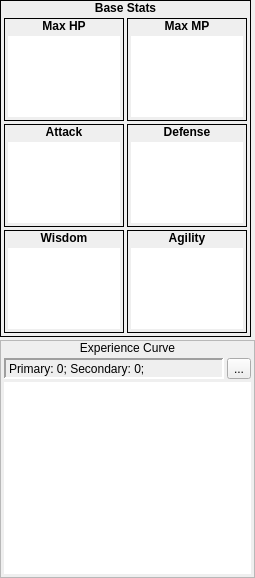
    <widget class="QWidget" name="widget_4" native="true">
     <property name="sizePolicy">
      <sizepolicy hsizetype="Fixed" vsizetype="Preferred">
       <horstretch>0</horstretch>
       <verstretch>0</verstretch>
      </sizepolicy>
     </property>
     <layout class="QVBoxLayout" name="verticalLayout_7">
      <property name="spacing">
       <number>3</number>
      </property>
      <property name="margin">
       <number>0</number>
      </property>
      <item>
       <widget class="QFrame" name="frame_54">
        <property name="sizePolicy">
         <sizepolicy hsizetype="Fixed" vsizetype="Fixed">
          <horstretch>0</horstretch>
          <verstretch>0</verstretch>
         </sizepolicy>
        </property>
        <property name="frameShape">
         <enum>QFrame::Box</enum>
        </property>
        <property name="frameShadow">
         <enum>QFrame::Plain</enum>
        </property>
        <layout class="QVBoxLayout" name="verticalLayout_124">
         <property name="spacing">
          <number>0</number>
         </property>
         <property name="margin">
          <number>0</number>
         </property>
         <item>
          <widget class="QLabel" name="label_112">
           <property name="sizePolicy">
            <sizepolicy hsizetype="Preferred" vsizetype="Fixed">
             <horstretch>0</horstretch>
             <verstretch>0</verstretch>
            </sizepolicy>
           </property>
           <property name="font">
            <font>
             <weight>75</weight>
             <bold>true</bold>
            </font>
           </property>
           <property name="text">
            <string>Base Stats</string>
           </property>
           <property name="alignment">
            <set>Qt::AlignCenter</set>
           </property>
          </widget>
         </item>
         <item>
          <widget class="QWidget" name="widget_60" native="true">
           <layout class="QHBoxLayout" name="horizontalLayout_29">
            <property name="spacing">
             <number>3</number>
            </property>
            <property name="margin">
             <number>3</number>
            </property>
            <item>
             <layout class="QVBoxLayout" name="verticalLayout_138">
              <property name="spacing">
               <number>3</number>
              </property>
              <item>
               <widget class="QFrame" name="frame_55">
                <property name="minimumSize">
                 <size>
                  <width>120</width>
                  <height>103</height>
                 </size>
                </property>
                <property name="maximumSize">
                 <size>
                  <width>120</width>
                  <height>103</height>
                 </size>
                </property>
                <property name="frameShape">
                 <enum>QFrame::Box</enum>
                </property>
                <property name="frameShadow">
                 <enum>QFrame::Plain</enum>
                </property>
                <layout class="QVBoxLayout" name="verticalLayout_125">
                 <property name="spacing">
                  <number>0</number>
                 </property>
                 <property name="margin">
                  <number>0</number>
                 </property>
                 <item>
                  <widget class="QLabel" name="label_113">
                   <property name="sizePolicy">
                    <sizepolicy hsizetype="Preferred" vsizetype="Fixed">
                     <horstretch>0</horstretch>
                     <verstretch>0</verstretch>
                    </sizepolicy>
                   </property>
                   <property name="font">
                    <font>
                     <weight>75</weight>
                     <bold>true</bold>
                    </font>
                   </property>
                   <property name="text">
                    <string>Max HP</string>
                   </property>
                   <property name="alignment">
                    <set>Qt::AlignCenter</set>
                   </property>
                  </widget>
                 </item>
                 <item>
                  <widget class="QWidget" name="widget_61" native="true">
                   <layout class="QVBoxLayout" name="verticalLayout_126">
                    <property name="spacing">
                     <number>0</number>
                    </property>
                    <property name="margin">
                     <number>3</number>
                    </property>
                    <item>
                     <widget class="BarGraph" name="gvMaxHP">
                      <property name="frameShape">
                       <enum>QFrame::NoFrame</enum>
                      </property>
                      <property name="verticalScrollBarPolicy">
                       <enum>Qt::ScrollBarAlwaysOff</enum>
                      </property>
                      <property name="horizontalScrollBarPolicy">
                       <enum>Qt::ScrollBarAlwaysOff</enum>
                      </property>
                     </widget>
                    </item>
                   </layout>
                  </widget>
                 </item>
                </layout>
               </widget>
              </item>
              <item>
               <widget class="QFrame" name="frame_57">
                <property name="minimumSize">
                 <size>
                  <width>120</width>
                  <height>103</height>
                 </size>
                </property>
                <property name="maximumSize">
                 <size>
                  <width>120</width>
                  <height>103</height>
                 </size>
                </property>
                <property name="frameShape">
                 <enum>QFrame::Box</enum>
                </property>
                <property name="frameShadow">
                 <enum>QFrame::Plain</enum>
                </property>
                <layout class="QVBoxLayout" name="verticalLayout_129">
                 <property name="spacing">
                  <number>0</number>
                 </property>
                 <property name="margin">
                  <number>0</number>
                 </property>
                 <item>
                  <widget class="QLabel" name="label_115">
                   <property name="sizePolicy">
                    <sizepolicy hsizetype="Preferred" vsizetype="Fixed">
                     <horstretch>0</horstretch>
                     <verstretch>0</verstretch>
                    </sizepolicy>
                   </property>
                   <property name="font">
                    <font>
                     <weight>75</weight>
                     <bold>true</bold>
                    </font>
                   </property>
                   <property name="text">
                    <string>Attack</string>
                   </property>
                   <property name="alignment">
                    <set>Qt::AlignCenter</set>
                   </property>
                  </widget>
                 </item>
                 <item>
                  <widget class="QWidget" name="widget_63" native="true">
                   <layout class="QVBoxLayout" name="verticalLayout_130">
                    <property name="spacing">
                     <number>0</number>
                    </property>
                    <property name="margin">
                     <number>3</number>
                    </property>
                    <item>
                     <widget class="BarGraph" name="gvAttack">
                      <property name="frameShape">
                       <enum>QFrame::NoFrame</enum>
                      </property>
                      <property name="verticalScrollBarPolicy">
                       <enum>Qt::ScrollBarAlwaysOff</enum>
                      </property>
                      <property name="horizontalScrollBarPolicy">
                       <enum>Qt::ScrollBarAlwaysOff</enum>
                      </property>
                     </widget>
                    </item>
                   </layout>
                  </widget>
                 </item>
                </layout>
               </widget>
              </item>
              <item>
               <widget class="QFrame" name="frame_59">
                <property name="minimumSize">
                 <size>
                  <width>120</width>
                  <height>103</height>
                 </size>
                </property>
                <property name="maximumSize">
                 <size>
                  <width>120</width>
                  <height>103</height>
                 </size>
                </property>
                <property name="frameShape">
                 <enum>QFrame::Box</enum>
                </property>
                <property name="frameShadow">
                 <enum>QFrame::Plain</enum>
                </property>
                <layout class="QVBoxLayout" name="verticalLayout_133">
                 <property name="spacing">
                  <number>0</number>
                 </property>
                 <property name="margin">
                  <number>0</number>
                 </property>
                 <item>
                  <widget class="QLabel" name="label_117">
                   <property name="sizePolicy">
                    <sizepolicy hsizetype="Preferred" vsizetype="Fixed">
                     <horstretch>0</horstretch>
                     <verstretch>0</verstretch>
                    </sizepolicy>
                   </property>
                   <property name="font">
                    <font>
                     <weight>75</weight>
                     <bold>true</bold>
                    </font>
                   </property>
                   <property name="text">
                    <string>Wisdom</string>
                   </property>
                   <property name="alignment">
                    <set>Qt::AlignCenter</set>
                   </property>
                  </widget>
                 </item>
                 <item>
                  <widget class="QWidget" name="widget_65" native="true">
                   <layout class="QVBoxLayout" name="verticalLayout_134">
                    <property name="spacing">
                     <number>0</number>
                    </property>
                    <property name="margin">
                     <number>3</number>
                    </property>
                    <item>
                     <widget class="BarGraph" name="gvWisdom">
                      <property name="frameShape">
                       <enum>QFrame::NoFrame</enum>
                      </property>
                      <property name="verticalScrollBarPolicy">
                       <enum>Qt::ScrollBarAlwaysOff</enum>
                      </property>
                      <property name="horizontalScrollBarPolicy">
                       <enum>Qt::ScrollBarAlwaysOff</enum>
                      </property>
                     </widget>
                    </item>
                   </layout>
                  </widget>
                 </item>
                </layout>
               </widget>
              </item>
             </layout>
            </item>
            <item>
             <layout class="QVBoxLayout" name="verticalLayout_137">
              <property name="spacing">
               <number>3</number>
              </property>
              <item>
               <widget class="QFrame" name="frame_56">
                <property name="minimumSize">
                 <size>
                  <width>120</width>
                  <height>103</height>
                 </size>
                </property>
                <property name="maximumSize">
                 <size>
                  <width>120</width>
                  <height>103</height>
                 </size>
                </property>
                <property name="frameShape">
                 <enum>QFrame::Box</enum>
                </property>
                <property name="frameShadow">
                 <enum>QFrame::Plain</enum>
                </property>
                <layout class="QVBoxLayout" name="verticalLayout_127">
                 <property name="spacing">
                  <number>0</number>
                 </property>
                 <property name="margin">
                  <number>0</number>
                 </property>
                 <item>
                  <widget class="QLabel" name="label_114">
                   <property name="sizePolicy">
                    <sizepolicy hsizetype="Preferred" vsizetype="Fixed">
                     <horstretch>0</horstretch>
                     <verstretch>0</verstretch>
                    </sizepolicy>
                   </property>
                   <property name="font">
                    <font>
                     <weight>75</weight>
                     <bold>true</bold>
                    </font>
                   </property>
                   <property name="text">
                    <string>Max MP</string>
                   </property>
                   <property name="alignment">
                    <set>Qt::AlignCenter</set>
                   </property>
                  </widget>
                 </item>
                 <item>
                  <widget class="QWidget" name="widget_62" native="true">
                   <layout class="QVBoxLayout" name="verticalLayout_128">
                    <property name="spacing">
                     <number>0</number>
                    </property>
                    <property name="margin">
                     <number>3</number>
                    </property>
                    <item>
                     <widget class="BarGraph" name="gvMaxMP">
                      <property name="frameShape">
                       <enum>QFrame::NoFrame</enum>
                      </property>
                      <property name="verticalScrollBarPolicy">
                       <enum>Qt::ScrollBarAlwaysOff</enum>
                      </property>
                      <property name="horizontalScrollBarPolicy">
                       <enum>Qt::ScrollBarAlwaysOff</enum>
                      </property>
                     </widget>
                    </item>
                   </layout>
                  </widget>
                 </item>
                </layout>
               </widget>
              </item>
              <item>
               <widget class="QFrame" name="frame_58">
                <property name="minimumSize">
                 <size>
                  <width>120</width>
                  <height>103</height>
                 </size>
                </property>
                <property name="maximumSize">
                 <size>
                  <width>120</width>
                  <height>103</height>
                 </size>
                </property>
                <property name="frameShape">
                 <enum>QFrame::Box</enum>
                </property>
                <property name="frameShadow">
                 <enum>QFrame::Plain</enum>
                </property>
                <layout class="QVBoxLayout" name="verticalLayout_131">
                 <property name="spacing">
                  <number>0</number>
                 </property>
                 <property name="margin">
                  <number>0</number>
                 </property>
                 <item>
                  <widget class="QLabel" name="label_116">
                   <property name="sizePolicy">
                    <sizepolicy hsizetype="Preferred" vsizetype="Fixed">
                     <horstretch>0</horstretch>
                     <verstretch>0</verstretch>
                    </sizepolicy>
                   </property>
                   <property name="font">
                    <font>
                     <weight>75</weight>
                     <bold>true</bold>
                    </font>
                   </property>
                   <property name="text">
                    <string>Defense</string>
                   </property>
                   <property name="alignment">
                    <set>Qt::AlignCenter</set>
                   </property>
                  </widget>
                 </item>
                 <item>
                  <widget class="QWidget" name="widget_64" native="true">
                   <layout class="QVBoxLayout" name="verticalLayout_132">
                    <property name="spacing">
                     <number>0</number>
                    </property>
                    <property name="margin">
                     <number>3</number>
                    </property>
                    <item>
                     <widget class="BarGraph" name="gvDefense">
                      <property name="frameShape">
                       <enum>QFrame::NoFrame</enum>
                      </property>
                      <property name="verticalScrollBarPolicy">
                       <enum>Qt::ScrollBarAlwaysOff</enum>
                      </property>
                      <property name="horizontalScrollBarPolicy">
                       <enum>Qt::ScrollBarAlwaysOff</enum>
                      </property>
                     </widget>
                    </item>
                   </layout>
                  </widget>
                 </item>
                </layout>
               </widget>
              </item>
              <item>
               <widget class="QFrame" name="frame_60">
                <property name="minimumSize">
                 <size>
                  <width>120</width>
                  <height>103</height>
                 </size>
                </property>
                <property name="maximumSize">
                 <size>
                  <width>120</width>
                  <height>103</height>
                 </size>
                </property>
                <property name="frameShape">
                 <enum>QFrame::Box</enum>
                </property>
                <property name="frameShadow">
                 <enum>QFrame::Plain</enum>
                </property>
                <layout class="QVBoxLayout" name="verticalLayout_135">
                 <property name="spacing">
                  <number>0</number>
                 </property>
                 <property name="margin">
                  <number>0</number>
                 </property>
                 <item>
                  <widget class="QLabel" name="label_118">
                   <property name="sizePolicy">
                    <sizepolicy hsizetype="Preferred" vsizetype="Fixed">
                     <horstretch>0</horstretch>
                     <verstretch>0</verstretch>
                    </sizepolicy>
                   </property>
                   <property name="font">
                    <font>
                     <weight>75</weight>
                     <bold>true</bold>
                    </font>
                   </property>
                   <property name="text">
                    <string>Agility</string>
                   </property>
                   <property name="alignment">
                    <set>Qt::AlignCenter</set>
                   </property>
                  </widget>
                 </item>
                 <item>
                  <widget class="QWidget" name="widget_66" native="true">
                   <layout class="QVBoxLayout" name="verticalLayout_136">
                    <property name="spacing">
                     <number>0</number>
                    </property>
                    <property name="margin">
                     <number>3</number>
                    </property>
                    <item>
                     <widget class="BarGraph" name="gvAgility">
                      <property name="frameShape">
                       <enum>QFrame::NoFrame</enum>
                      </property>
                      <property name="verticalScrollBarPolicy">
                       <enum>Qt::ScrollBarAlwaysOff</enum>
                      </property>
                      <property name="horizontalScrollBarPolicy">
                       <enum>Qt::ScrollBarAlwaysOff</enum>
                      </property>
                     </widget>
                    </item>
                   </layout>
                  </widget>
                 </item>
                </layout>
               </widget>
              </item>
             </layout>
            </item>
           </layout>
          </widget>
         </item>
        </layout>
       </widget>
      </item>
      <item>
       <widget class="QFrame" name="frame_2">
        <property name="minimumSize">
         <size>
          <width>255</width>
          <height>0</height>
         </size>
        </property>
        <property name="maximumSize">
         <size>
          <width>255</width>
          <height>16777215</height>
         </size>
        </property>
        <property name="frameShape">
         <enum>QFrame::StyledPanel</enum>
        </property>
        <property name="frameShadow">
         <enum>QFrame::Raised</enum>
        </property>
        <layout class="QVBoxLayout" name="verticalLayout_5">
         <property name="spacing">
          <number>0</number>
         </property>
         <property name="margin">
          <number>0</number>
         </property>
         <item>
          <widget class="QLabel" name="label">
           <property name="sizePolicy">
            <sizepolicy hsizetype="Preferred" vsizetype="Fixed">
             <horstretch>0</horstretch>
             <verstretch>0</verstretch>
            </sizepolicy>
           </property>
           <property name="text">
            <string>Experience Curve</string>
           </property>
           <property name="alignment">
            <set>Qt::AlignCenter</set>
           </property>
          </widget>
         </item>
         <item>
          <widget class="QWidget" name="widget" native="true">
           <layout class="QVBoxLayout" name="verticalLayout_6">
            <property name="spacing">
             <number>3</number>
            </property>
            <property name="margin">
             <number>3</number>
            </property>
            <item>
             <layout class="QHBoxLayout" name="horizontalLayout_2">
              <property name="spacing">
               <number>3</number>
              </property>
              <item>
               <widget class="QLabel" name="lblExperienceCurve">
                <property name="frameShape">
                 <enum>QFrame::Panel</enum>
                </property>
                <property name="frameShadow">
                 <enum>QFrame::Sunken</enum>
                </property>
                <property name="lineWidth">
                 <number>2</number>
                </property>
                <property name="text">
                 <string>Primary: 0; Secondary: 0;</string>
                </property>
               </widget>
              </item>
              <item>
               <widget class="QToolButton" name="tbConfigureExperienceCurve">
                <property name="text">
                 <string>...</string>
                </property>
                <property name="icon">
                 <iconset resource="gui_icons.qrc">
                  <normaloff>:/icons/configure.png</normaloff>:/icons/configure.png</iconset>
                </property>
               </widget>
              </item>
             </layout>
            </item>
            <item>
             <widget class="BarGraph" name="gvExperienceGraph">
              <property name="sizePolicy">
               <sizepolicy hsizetype="Preferred" vsizetype="Preferred">
                <horstretch>0</horstretch>
                <verstretch>0</verstretch>
               </sizepolicy>
              </property>
              <property name="frameShape">
               <enum>QFrame::NoFrame</enum>
              </property>
              <property name="verticalScrollBarPolicy">
               <enum>Qt::ScrollBarAlwaysOff</enum>
              </property>
              <property name="horizontalScrollBarPolicy">
               <enum>Qt::ScrollBarAlwaysOff</enum>
              </property>
             </widget>
            </item>
           </layout>
          </widget>
         </item>
        </layout>
       </widget>
      </item>
     </layout>
    </widget>
